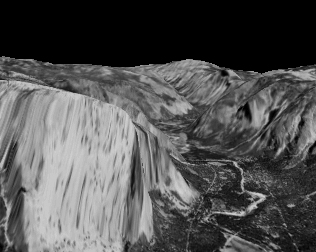
#> input picture HW6/subject/DataSeq1/yos_img_01.jpg, 316 x 252 px
$ python question3.py   (older library calls are emulated)
#> lines starting #> are read from the running program, lines starting #| are printed output that depends on the picture; pictures that were not available may be replaced by others from this repository, and a replacement may not be noted
### HW6/question2.py
import numpy as np
import cv2
from scipy.signal import convolve2d
import os
import matplotlib.pyplot as plt

from HW5.question1 import compute_gradient, int_img_to_unint8
from HW6.question1 import gaussian_reduce


def load_folder(path: str, blur=None):
#> called with path = 'subject/DataSeq1'
    seq = list()
    paths = list()
    fs_path = os.fsencode(path)
    for file in os.listdir(fs_path):
        file_name = os.fsdecode(file)
        paths.append(os.path.join(path, file_name))
    paths.sort()
    for file in paths:
        im = cv2.imread(filename=file,
                        flags=cv2.IMREAD_GRAYSCALE)
#> im is the input picture: shape (252, 316); min 0, max 211, mean 83.1
        if blur is not None:
            im = cv2.GaussianBlur(im, (blur, blur), 1, borderType=cv2.BORDER_REPLICATE)
        seq.append(im)
    return seq, paths


def lucas_kanade_optic_flow(im1, im2, win_size, blur_size=None):
    if blur_size is not None:
        im1 = cv2.GaussianBlur(im1, (blur_size, blur_size), 1, borderType=cv2.BORDER_REPLICATE)
        im2 = cv2.GaussianBlur(im2, (blur_size, blur_size), 1, borderType=cv2.BORDER_REPLICATE)

    i_x = compute_gradient(im1, 'X')
    i_y = compute_gradient(im1, 'Y')
    i_t = im1.astype(np.int32) - im2.astype(np.int32)

    win = cv2.getGaussianKernel(win_size, 1)

    i_xx_sum = convolve2d(np.power(i_x, 2), win, 'same', boundary='symm')
    i_yy_sum = convolve2d(np.power(i_y, 2), win, 'same', boundary='symm')
    i_xy_sum = convolve2d(i_x * i_y, win, 'same', boundary='symm')
    i_xt_sum = convolve2d(i_x * i_t, win, 'same', boundary='symm')
    i_yt_sum = convolve2d(i_y * i_t, win, 'same', boundary='symm')

    det = np.power(i_xx_sum * i_yy_sum - i_xy_sum**2, -1)

    inds = np.where(np.isinf(det))
    det[inds] = 0.0

    vx = (-i_yy_sum * i_xt_sum + i_xy_sum * i_yt_sum) * det
    vy = ( i_xy_sum * i_xt_sum - i_xx_sum * i_yt_sum) * det

    return vx, vy


def wrap(im: np.ndarray, vx: np.ndarray, vy: np.ndarray):
    map1 = vx + np.array(range(vx.shape[0])).reshape((vx.shape[0], 1))
    map2 = vy + np.array(range(vy.shape[1])).reshape((1, vy.shape[1]))
    im = im[:vx.shape[0], :vx.shape[1]]
    ret = cv2.remap(im, map2.astype(np.float32), map1.astype(np.float32), cv2.INTER_NEAREST)
    return ret


def quiver(im: np.ndarray, u: np.ndarray, v: np.ndarray, path: str, scale=0.1):
    fig, ax = plt.subplots()
    ax.imshow(cv2.cvtColor(im.astype(np.uint8), cv2.COLOR_GRAY2RGB),
              aspect='auto',
              extent=(0, im.shape[1] * scale, 0, im.shape[0] * scale))
    u = cv2.resize(u, (0, 0), fx=scale, fy=scale, interpolation=cv2.INTER_NEAREST)
    v = cv2.resize(v, (0, 0), fx=scale, fy=scale, interpolation=cv2.INTER_NEAREST)
    ax.quiver(np.flipud(v), -np.flipud(u), color='c')
    plt.savefig(path)


# [36 lines that do not run on import are left out]

### HW6/question1.py
import cv2
import numpy as np


def gaussian_reduce(im: np.ndarray):
    im = cv2.GaussianBlur(im, (3, 3), 0)
    im = cv2.resize(im, (0, 0), fx=0.5, fy=0.5, interpolation=cv2.INTER_NEAREST)
    return im


def gaussian_expend(im: np.ndarray):
    im = cv2.resize(im, (0, 0), fx=2.0, fy=2.0, interpolation=cv2.INTER_NEAREST)
    im = cv2.GaussianBlur(im, (3, 3), 0)
    return im


# [5 lines left out: function laplacian_reduce, not called in this run]


# [10 lines that do not run on import are left out]

### HW5/question1.py
import cv2
import numpy as np
from scipy.signal import convolve2d
from math import floor


def int_img_to_unint8(img):
    max_value = np.max(np.abs(img))
    min_value = np.min(img)
    if min_value < 0.0:
        return np.array(img * 127 / max_value + 127, dtype=np.uint8)
    else:
        return np.array(img * 255 / max_value, dtype=np.uint8)


def compute_gradient(img: np.ndarray, direction: str):
    ret = np.zeros(img.shape)
    if direction == "X":
        imgA = np.array(img[:-1, :], dtype=np.int32)
        imgB = np.array(img[1:, :], dtype=np.int32)
        ret[:-1, :] = imgA - imgB
    elif direction == "Y":
        imgA = np.array(img[:, :-1], dtype=np.int32)
        imgB = np.array(img[:, 1:], dtype=np.int32)
        ret[:, :-1] = imgA - imgB
    else:
        raise ValueError("direction argument is expected to be 'X' or 'Y' only")

    return ret


# [31 lines left out: functions harris_transform, harris_filtering, not called in this run]


# [47 lines that do not run on import are left out]

### HW6/question3.py
import numpy as np
import cv2
from scipy.signal import convolve2d
import os

from HW6.question2 import lucas_kanade_optic_flow, wrap, load_folder, quiver
from HW6.question1 import gaussian_reduce, gaussian_expend
from HW5.question1 import int_img_to_unint8


def hierarchical_lk(im1, im2, level, win_size=5, blur_size=None):
    sr = []
    imgs = (im1, im2)
    sr.append(imgs)
    for lvl in range(level):
        imgs = gaussian_reduce(imgs[0]), gaussian_reduce(imgs[1])
        sr.append(imgs)

    vx = np.zeros(sr[-1][0].shape, dtype=np.float64)
    vy = np.zeros(sr[-1][0].shape, dtype=np.float64)
    for lvl in range(level, -1, -1):
        w, h = sr[lvl][0].shape
        vx = vx[:w, :h]
        vy = vy[:w, :h]
        im_l0 = wrap(sr[lvl][0], vx, vy)
        new_vx, new_vy = lucas_kanade_optic_flow(im_l0, sr[lvl][1], win_size, blur_size)
        vx += new_vx
        vy += new_vy
        if lvl != 0:
            vx, vy = gaussian_expend(vx), gaussian_expend(vy)

    return vx, vy


if __name__ == '__main__':
    seq1, paths1 = load_folder("subject/DataSeq1")
#> seq1 = 1 item; paths1 = ['subject/DataSeq1/yos_img_01.jpg']
    seq2, paths2 = load_folder("subject/DataSeq2")
#> call 2 of load_folder, with path = 'subject/DataSeq2'
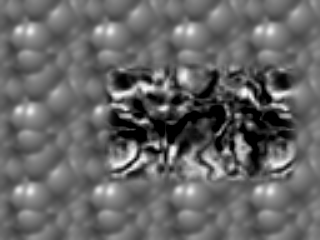
#> input picture HW6/subject/TestSeq/ShiftR40.png, 320 x 240 px, given as the content of the folder subject/DataSeq2, which was not available
#> in load_folder, im is the input picture: shape (240, 320); min 0, max 253, mean 101.7
#> seq2 = 1 item; paths2 = ['subject/DataSeq2/ShiftR40.png']

    for i, (p, n) in enumerate(zip(seq1[:-1], seq1[1:])):
        u, v = hierarchical_lk(p, n, 4, 25)
        im = wrap(p, u, v)
        quiver(p, u, v, "Images/ps5-3-1-" + str(i) + "q.png")
        cv2.imwrite("Images/ps5-3-1-" + str(i) + ".png", int_img_to_unint8(p.astype(np.int) - im.astype(np.int)))
#> this loop made 0 passes

    for i, (p, n) in enumerate(zip(seq2[:-1], seq2[1:])):
        u, v = hierarchical_lk(p, n, 4, 25)
        im = wrap(p, u, v)
        quiver(p, u, v, "Images/ps5-3-2-" + str(i) + "q.png")
        cv2.imwrite("Images/ps5-3-2-" + str(i) + ".png", int_img_to_unint8(p.astype(np.int) - im.astype(np.int)))

    shift0 = cv2.imread("subject/TestSeq/Shift0.png", cv2.IMREAD_GRAYSCALE)
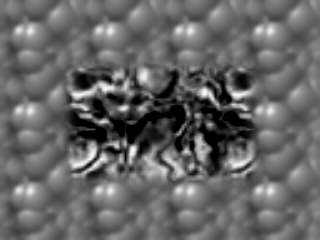
#> input picture HW6/subject/TestSeq/Shift0.png, 320 x 240 px
#> shift0 is the input picture: shape (240, 320); min 0, max 253, mean 101.9

    for i in ['2', '10', '20', '40', '5U5']:
        shift_i = cv2.imread("subject/TestSeq/ShiftR"+i+".png", cv2.IMREAD_GRAYSCALE)
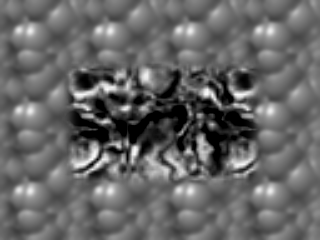
#> input picture HW6/subject/TestSeq/ShiftR2.png, 320 x 240 px
#> shift_i is the input picture: shape (240, 320); min 0, max 253, mean 101.9
        u, v = hierarchical_lk(shift0, shift_i, 4, 21, None)
#> after the loop in hierarchical_lk, `for lvl in range(level):`: sr = 5 items
#> the loop in hierarchical_lk, `for lvl in range(level, -1, -1):` made 5 passes
#> inds in lucas_kanade_optic_flow on passes 1 to 5: 15 positions, rows 0 to 14, columns 19 to 19, 30 positions, rows 0 to 29, columns 39 to 39, 60 positions, rows 0 to 59, columns 79 to 79, 120 positions, rows 0 to 119, columns 159 to 159, 319 positions, rows 0 to 239, columns 33 to 319
#> after the loop in hierarchical_lk, `for lvl in range(level, -1, -1):`:
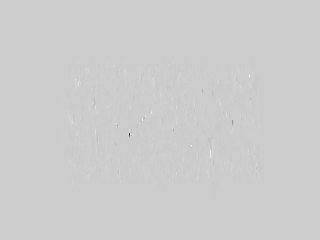
#> vy: shape (240, 320) float64; min -433.1, max 107.6, mean 0.4; drawn with min black and max white
        im = wrap(shift0, u, v)
#> in wrap (call 6), `map2 = vy + np.array(range(vy.shape[1])).reshape((1, vy.shape[1]))`:
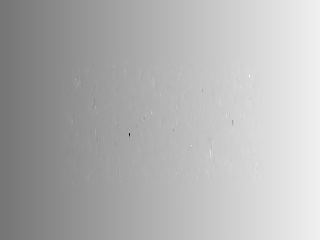
#> map2: shape (240, 320) float64; min -304.1, max 356.6, mean 159.9; drawn with min black and max white
        quiver(shift0, u, v, "Images/ps5-3-0-" + i + "q.png")
#> in quiver, `plt.savefig(path)`:
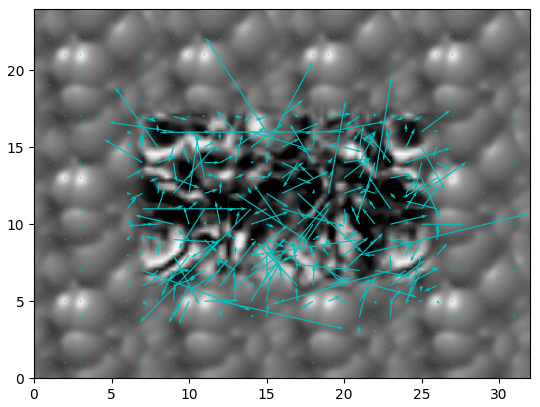
#> figure drawn by matplotlib, 1 panel
        cv2.imwrite("Images/ps5-3-0-" + i + ".png", int_img_to_unint8(shift_i.astype(np.int)-im.astype(np.int)))
#> in int_img_to_unint8, `max_value = np.max(np.abs(img))`: max_value = 253
#> in int_img_to_unint8, `min_value = np.min(img)`: min_value = -253
#> in int_img_to_unint8, `return np.array(img * 127 / max_value + 127, dtype=np.uint8)`:
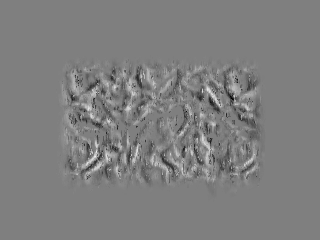
#> returned value: shape (240, 320); min 0, max 238, mean 126.7
#> pass 2 of the loop `for i in ['2', '10', '20', '40', '5U5']:`:
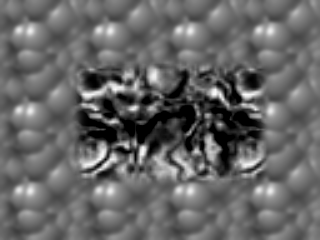
#> input picture HW6/subject/TestSeq/ShiftR10.png, 320 x 240 px
#> shift_i is the input picture: shape (240, 320); min 0, max 253, mean 102
#> the loop in hierarchical_lk (call 2), `for lvl in range(level, -1, -1):` made 5 passes
#> in quiver (call 2), `plt.savefig(path)`:
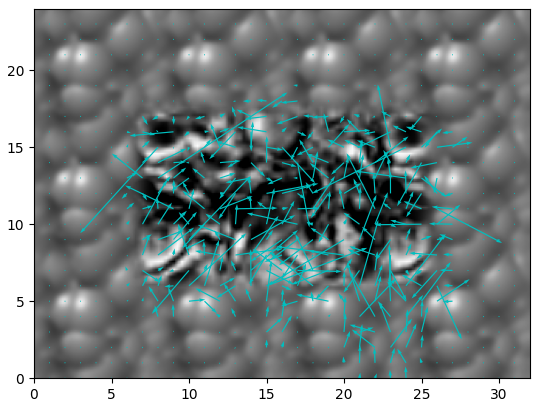
#> figure drawn by matplotlib, 1 panel
#> max_value = 251
#> min_value = -251
#> in int_img_to_unint8 (call 2), `return np.array(img * 127 / max_value + 127, dtype=np.uint8)`:
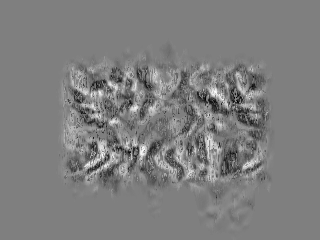
#> returned value: shape (240, 320); min 0, max 251, mean 126.3
#> pass 3 of the loop `for i in ['2', '10', '20', '40', '5U5']:`:
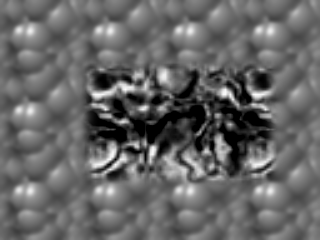
#> input picture HW6/subject/TestSeq/ShiftR20.png, 320 x 240 px
#> shift_i is the input picture: shape (240, 320); min 0, max 253, mean 101.9
#> the loop in hierarchical_lk (call 3), `for lvl in range(level):` made 4 passes
#> pass 1, in gaussian_reduce (call 18), `im = cv2.resize(im, (0, 0), fx=0.5, fy=0.5, interpolation=cv2.INTER_NE..`:
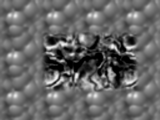
#> im: shape (120, 160); min 0, max 245, mean 101.9
#> the loop in hierarchical_lk (call 3), `for lvl in range(level, -1, -1):` made 5 passes
#> pass 1, in gaussian_expend (call 17), `im = cv2.GaussianBlur(im, (3, 3), 0)`:
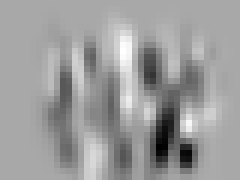
#> im: shape (30, 40) float64 (shown 6 times larger); min -1.52, max 0.782, mean -0.104; drawn with min black and max white
#> the loop made 5 passes; the first 3 are shown
